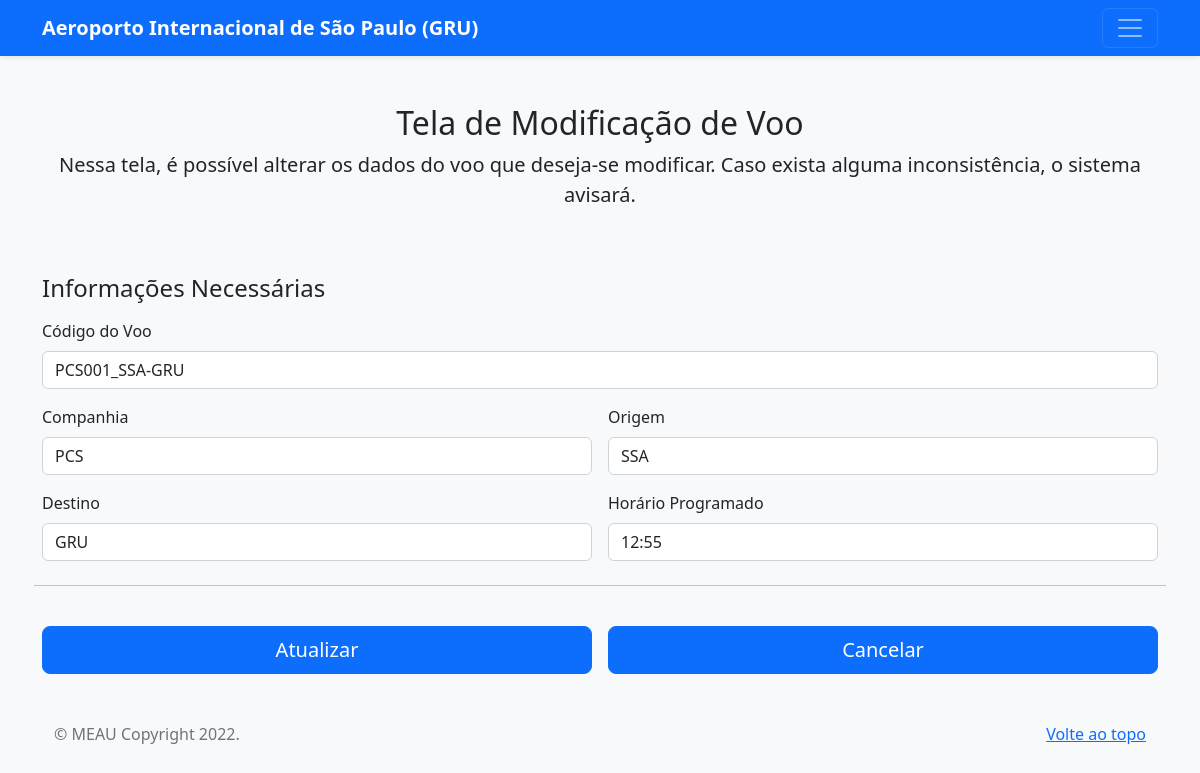
The app's page /modificar/PCS001_SSA-GRU with its own data.
### book/models.py (models this page shows, shortened)
class Voo(models.Model):
    id = models.AutoField(primary_key=True)
    codigoVoo = models.CharField(max_length=14, unique=True)
    companhia = models.CharField(max_length=20)
    origem = models.CharField(max_length=30)
    destino = models.CharField(max_length=30)
    horarioProgramado = models.TimeField()
    class Meta:
        db_table = 'voo'

### book/views.py (the view)
# urls.py: path('modificar/<str:codigoVoo>', views.modificar, name = "modificar"),
def modificar(request, codigoVoo):
    voo = Voo.objects.get(codigoVoo__icontains = codigoVoo)
    return render(request, "modificar.html", {"voo": voo})

### template/modificar.html (shortened to what this page needs)
<!doctype html>
<html lang="pt-br">
<head>
        <link href="../static/create.css" rel="stylesheet">
        <link href="../static/css/bootstrap.min.css" rel="stylesheet">
</head>
<body class="bg-light">
    <header>
        <div class="navbar navbar-dark bg-primary shadow-sm">
            <div class="container">
                <a href="#" class="navbar-brand d-flex align-items-center">
                    <strong>Aeroporto Internacional de São Paulo (GRU)</strong>
                </a>
                <button class="navbar-toggler" type="button" data-bs-toggle="collapse" data-bs-target="#navbarHeader"
                    aria-controls="navbarHeader" aria-expanded="false" aria-label="Toggle navigation">
                    <span class="navbar-toggler-icon"></span>
                </button>
            </div>
        </div>
    </header>
        <div class="container">
            <main>
                <div class="py-5 text-center">
                    <h2>Tela de Modificação de Voo</h2>
                    <p class="lead">Nessa tela, é possível alterar os dados do voo que deseja-se modificar. Caso exista
                        alguma inconsistência, o sistema avisará.</p>
                </div>
                <h4 class="mb-3">Informações Necessárias</h4>
                <form method="post" action={% url 'posModificar' voo.codigoVoo%} class="needs-validation">
                    <div class="row g-3">
                        <div class="col-sm-12">
                            <label class="form-label">Código do Voo</label>
                            <div class="input-group has-validation">
                                <input readonly="readonly" id="1" type="text" class="form-control" value="{{voo.codigoVoo}}"  name="cadastroCodigoVoo"
                                    pattern="^[A-Z]{3}[0-9]{3}_[A-Z]{3,4}-[A-Z]{3,4}$"
                                    placeholder="Ex: PCS001_SSA-GRU ou PCS001_SBAM-GRU" required>
                            </div>
                        </div>
                        <div class="col-sm-6">
                            <label class="form-label">Companhia</label>
                            <div class="input-group has-validation">
                                <input type="text" class="form-control" value="{{voo.companhia}}" name="cadastroCompanhia" pattern="^[A-Z]{3}$"
                                    placeholder="Ex: PCS" required>
                            </div>
                        </div>
                        <div class="col-sm-6">
                            <label class="form-label">Origem</label>
                            <div class="input-group has-validation">
                                <input type="text" class="form-control" value="{{voo.origem}}" name="cadastroOrigem" pattern="^[A-Z]{3,4}$"
                                    placeholder="Ex: GRU ou SSA" value="" required>
                            </div>
                        </div>
                        <div class="col-sm-6">
                            <label class="form-label">Destino</label>
                            <div class="input-group has-validation">
                                <input type="text" class="form-control" value="{{voo.destino}}" name="cadastroDestino" pattern="^[A-Z]{3,4}$"
                                    placeholder="Ex: GRU ou SSA" value="" required>
                            </div>
                        </div>
                        <div class="col-sm-6">
                            <label class="form-label">Horário Programado</label>
                            <div class="input-group has-validation">
                                <input type="text" class="form-control" value="{{voo.horarioProgramado}}" name="cadastroHorarioProgramado"
                                    pattern="^([0-1][0-9]:[0-5][0-9])|([2][0-3]:[0-5][0-9])$" placeholder="Ex: 12:34"
                                    value="" required>
                            </div>
                        </div>
                        <hr class="my-4">
                        <div class="col-sm-6">
                            <button class="w-100 btn btn-primary btn-lg" type="submit">Atualizar</button>
                        </div>
                        <div class="col-sm-6">
                            <button type="button" class="w-100 btn btn-primary btn-lg"
                                onclick="redireciona()">Cancelar</button>
                        </div>
                    </div>
                </form>
                <footer class="text-muted py-5">
                    <div class="container">
                        <p class="float-end mb-1">
                            <a href="#">Volte ao topo</a>
                        </p>
                        <p class="mb-1">&copy; MEAU Copyright 2022.</p>
                    </div>
                </footer>
    </div>
</body>
</html>

### records on screen
Voo: cadastroCodigoVoo "PCS001_SSA-GRU", cadastroCompanhia "PCS", cadastroOrigem "SSA", cadastroDestino "GRU", cadastroHorarioProgramado "12:55"
